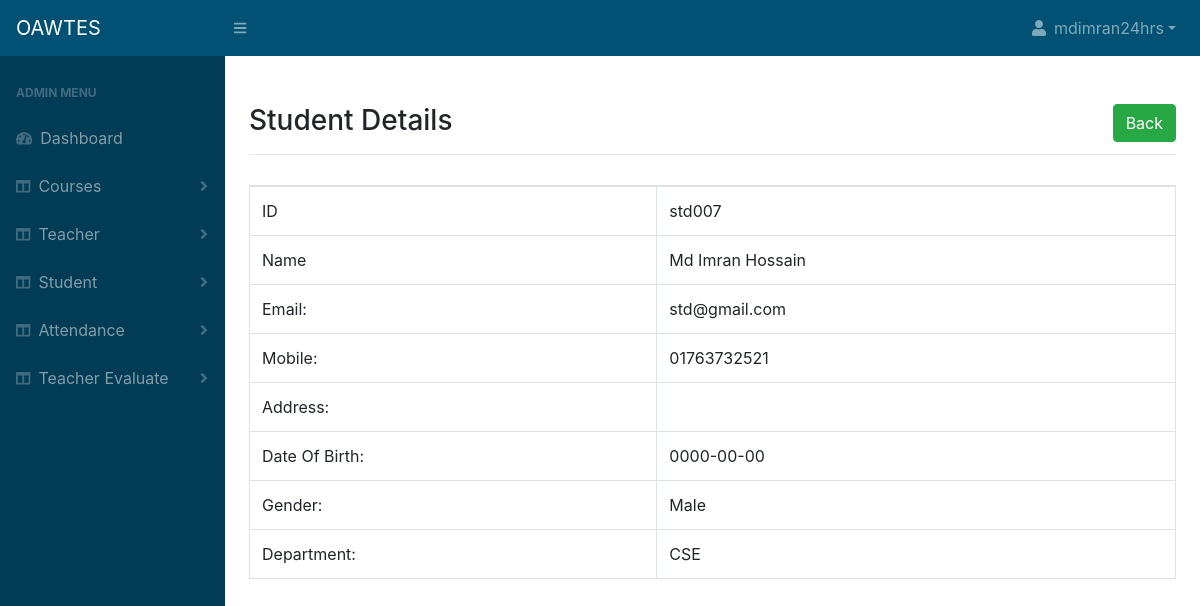
The page /person_view.php?id=10 (signed in) on the database its author committed.
### tables this page shows
CREATE TABLE `users` (
  `id` int(10) NOT NULL,
  `role` varchar(255) NOT NULL,
  `name` varchar(255) NOT NULL,
  `username` varchar(255) NOT NULL,
  `password` varchar(255) NOT NULL,
  `email` varchar(255) DEFAULT NULL,
  `mobile` varchar(11) DEFAULT NULL,
  `address` varchar(255) DEFAULT NULL,
  `department` varchar(255) DEFAULT NULL,
  `dateofbirth` date DEFAULT NULL,
  `gender` varchar(255) DEFAULT NULL,
  `entrydate` datetime NOT NULL
);

### person_view.php (the view, shortened to what this page needs)
<?php
if(isset($_GET['id']))
  {
            $id = $_GET['id'];
            require_once('connection.php');
            $sql = "SELECT * FROM users WHERE id = '$id'";
            $query = mysqli_query($conn,$sql);
            $row = mysqli_fetch_array($query, MYSQLI_ASSOC);
              $rolename = $row['role'];
              $usernameinfo = $row['username'];
              $name = $row['name'];
              $email = $row['email'];
              $department = $row['department'];
              $mobile = $row['mobile'];
              $address = $row['address'];
              $dateofbirth = $row['dateofbirth'];
              $gender = $row['gender'];
  }
?>
<!DOCTYPE html>
<html lang="en">
    <head>
       <?php require_once('cssfile.php'); ?>
    </head>
    <body class="sb-nav-fixed">
        <?php require_once('header.php'); ?>
        <div id="layoutSidenav">
            <div id="layoutSidenav_nav" >
                <?php require_once('left_ber.php'); ?>
            </div>
            <div id="layoutSidenav_content">
                <main>
                    <div class="container-fluid">
                        <div class="row">
                            <div class="col-12" style="margin: auto;">
                              <br>
                              <h3 class="mt-4"><?php echo $rolename; ?> Details <span style="float: right;">
                                <?php
                                if($rolename=="Teacher") {
echo"<a href='teacher_list.php' class='btn btn-success'>Back</a>";
                                }else{
echo"<a href='student_list.php' class='btn btn-success'>Back</a>";
                                }
                                ?>
                              </span></h3>
                              <hr style="margin-bottom: 30px;">
                                    <table class="table table-bordered" id="dataTable" width="100%" cellspacing="0">
                    <tr>
                      <td>ID</td>
                      <td><?php echo $usernameinfo; ?></td>
                    </tr>
                    <tr>
                      <td>Name</td>
                      <td><?php echo $name; ?></td>
                    </tr>
                    <tr>
                      <td>Email:</td>
                      <td><?php echo $email; ?></td>
                    </tr>
                    <tr>
                      <td>Mobile:</td>
                      <td><?php echo $mobile; ?></td>
                    </tr>
                    <tr>
                      <td>Address:</td>
                      <td><?php echo $address; ?></td>
                    </tr>
                    <tr>
                      <td>Date Of Birth:</td>
                      <td><?php echo $dateofbirth; ?></td>
                    </tr>
                    <tr>
                      <td>Gender:</td>
                      <td><?php echo $gender; ?></td>
                    </tr>
                    <tr>
                      <td>Department:</td>
                      <td><?php echo $department; ?></td>
                    </tr>
                                    </table>
                            </div>
                        </div>
                    </div>
                </main>
            </div>
        </div>
    </body>
</html>

### rows shown on the page
users: role "Student", username "std007", name "Md Imran Hossain", email "std@gmail.com", mobile "01763732521", dateofbirth "0000-00-00", gender "Male", department "CSE"

### other values the page prints
$username "mdimran24hrs"
$role "ADMIN"
